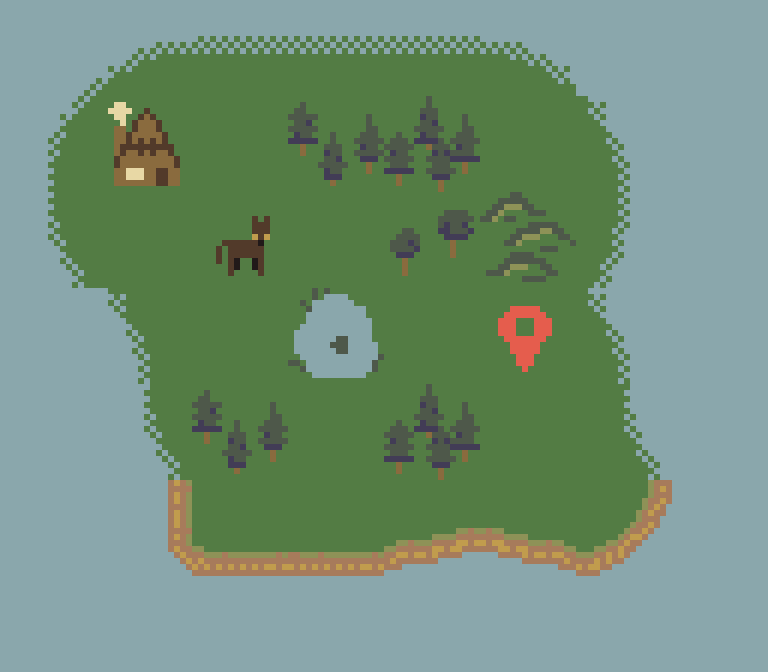
#> input picture resources/images/possible addon.gif, 768 x 672 px, given in place of Tank_idle.gif, which was not available
$ python -i ProVenture.py   (imports and definitions only)
#> lines starting #> are read from the running program, lines starting #| are printed output that depends on the picture; pictures that were not available may be replaced by others from this repository, and a replacement may not be noted
"""
ProVenture - REVISED VERSION
Major Changes:
- Character Selection (Tank, Assassin, Knight)
- 3 Lives System with Buyback
- Boss Fight before victory
- Leaderboards (Top 10)
- Settings (Volume/Mute)
- 30 Questions (Easy/Average/Difficult)
- 15-second Quiz Timer
- Respawn Timer (5 seconds)
- Victory Video + Credits
- Continue Function Fixed
- Centered Window Display
- 16:9 ASPECT RATIO (1280x720)

Run: python ProVenture_REVISED.py
Requires: pygame, Pillow
"""

import pygame, sys, os, json, time, random, math
from pathlib import Path
from copy import deepcopy
from PIL import Image, ImageSequence

# ------------------- CONFIG -------------------
WIN_W, WIN_H = 1280, 720  #
BG_COLOR = (18, 24, 38)
INPUT_BG = (255, 255, 255)
INPUT_ACTIVE = (235, 235, 255)
BUTTON_COLOR = (64, 160, 255)
BUTTON_HOVER = (80, 180, 255)
ERROR_COLOR = (255, 80, 80)
SUCCESS_COLOR = (80, 200, 80)
INFO_COLOR = (200, 200, 200)
HUD_MSG_COLOR = (255, 255, 200)
USERS_FILE = "users.json"

# Game constants
TILE = 40
ROWS, COLS = 15, 20
PLAYER_RADIUS = TILE // 3
MAZES_COUNT = 4

# Game mechanics
DESTRUCTIBLE_HP = 60
DESTRUCTIBLE_SPAWN_CHANCE = 0.0  # Set to 0 to remove destructible blocks
ENEMY_BASE_HP = 40
ENEMY_BASE_DMG = 8
ENEMY_SCALE_PER_SEC_HP = 0.6
ENEMY_SCALE_PER_SEC_DMG = 0.15
DOOR_COST = 25
PLAYER_BASE_SPEED = 160
ENEMY_BASE_SPEED = 50
ENEMY_MAX_SPEED_BONUS = 120
ENEMY_SPAWN_INTERVAL = 8.0
ENEMY_SPAWN_INTERVAL_MIN = 2.5
ENEMY_SPAWN_INTERVAL_SCALING_TIME = 8.0

# Lives and Respawn
MAX_LIVES = 3
RESPAWN_TIMER = 5.0
BUYBACK_COST = 200  # INCREASED: More expensive buyback

# Quiz settings
QUIZ_TIME_LIMIT = 15.0  # 15 seconds per quiz
QUIZ_EASY_ITEMS = {"wood": (1, 2), "rope": (0, 1), "metal": (0, 1), "sail": (0, 0), "points": (50, 75)}
QUIZ_AVERAGE_ITEMS = {"wood": (2, 3), "rope": (1, 2), "metal": (1, 1), "sail": (0, 1), "points": (75, 125)}
QUIZ_DIFFICULT_ITEMS = {"wood": (3, 4), "rope": (2, 3), "metal": (1, 2), "sail": (1, 2), "points": (150, 200)}

# Crafting
SHIP_CRAFT_REQUIREMENTS = {"wood": 8, "rope": 5, "metal": 4, "sail": 2}

# Boss stats
BOSS_HP = 300
BOSS_DMG = 50  # Damage to player when wrong answer
BOSS_SPEED = 30
BOSS_POINTS_REWARD = 1000

# Character stats
CHARACTERS = {
    "Tank": {
        "speed": 100,  # Low speed
        "health": 200,  # High health
        "damage": 30,  # Balanced damage
        "regen_rate": 20,  # Regenerates 3 HP every 5 seconds
        "special": "regeneration"
    },
    "Assassin": {
        "speed": 250,  # High speed
        "health": 80,  # Low health
        "damage": 30,  # Balanced damage
        "crit_chance": 0.25,  # 25% one-hit kill chance
        "special": "critical"
    },
    "Knight": {
        "speed": 150,  # Balanced speed
        "health": 100,  # Balanced health
        "damage": 50,  # Highest damage
        "quiz_help": True,  # Removes 2 wrong choices
        "special": "enlightenment"
    }
}

# Settings
SETTINGS = {
    "volume": 0.5,
    "muted": False
}

# Colors & fonts
# [1 line not run here, left out]
# Center window on screen
os.environ['SDL_VIDEO_CENTERED'] = '1'
# [1 line not run here, left out]
# [1 line that did not run here, left out]
clock = pygame.time.Clock()
FONT = pygame.font.SysFont("consolas", 18)
BIG = pygame.font.SysFont("consolas", 28)
SMALL = pygame.font.SysFont("consolas", 14)
HUGE = pygame.font.SysFont("consolas", 48)

WHITE = (255, 255, 255)
BASE_DIR = os.path.dirname(os.path.abspath(__file__))

#----------for characters def so that wont repeat------------
def load_gif_frames(path, size=(60, 60)):
#> called with path = 'resources/images/Tank_idle.gif', size = (60, 60)
    gif = Image.open(path)
#> gif is the input picture: PIL image 768x672 P; mean R, G, B, A 113.7, 144, 120.8, 255
    frames = []
    try:
        while True:
            fr = gif.copy().convert("RGBA")
            fr = fr.resize(size)
            pg_fr = pygame.image.frombytes(fr.tobytes(), fr.size, "RGBA").convert_alpha()
            frames.append(pg_fr)
            gif.seek(gif.tell() + 1)
#> this loop made 2 passes
#> pass 1, in load_gif_frames, `fr = fr.resize(size)`:
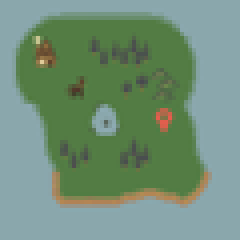
#> fr: PIL image 60x60 RGBA (shown 4 times larger); mean R, G, B, A 113.7, 144, 120.8, 255
#> after the loop, frames = 2 items
#> call 2 of load_gif_frames, with path = 'resources/images/Tank_walk.gif', size = (60, 60)
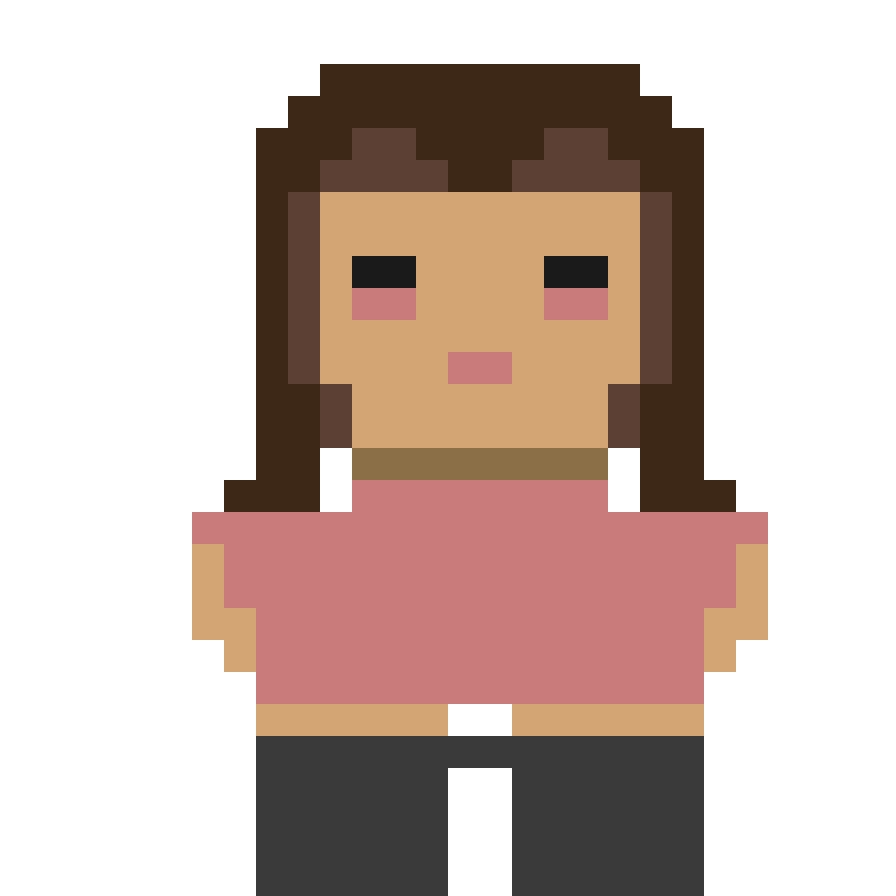
#> input picture resources/images/user.png, 896 x 896 px, given in place of Tank_walk.gif, which was not available
#> in load_gif_frames, gif is the input picture: PIL image 896x896 RGBA; mean R, G, B, A 66.3, 47.3, 39.4, 119
#> this loop made 1 pass
#> pass 1, in load_gif_frames (call 2), `fr = fr.resize(size)`:
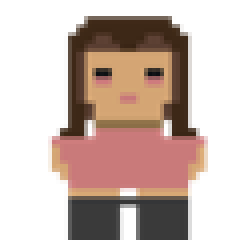
#> fr: PIL image 60x60 RGBA (shown 4 times larger); mean R, G, B, A 70.5, 50.4, 41.5, 119; transparent parts drawn white
#> after the loop, frames = 1 item
    except EOFError:
        pass
    return frames

# ------------------- LOAD RESOURCES -------------------

# [1 line not run here, left out]
# [1 line that did not run here, left out]
# [1 line not run here, left out]

grim_sound = pygame.mixer.Sound(os.path.join(BASE_DIR, "resources", "sounds", "Jumpscare.mp3"))
# [3 lines not run here, left out]
# [1 line that did not run here, left out]

# [1 line not run here, left out]
# [1 line that did not run here, left out]

# [1 line not run here, left out]
# [1 line that did not run here, left out]

# [1 line not run here, left out]
# [1 line that did not run here, left out]

# [1 line not run here, left out]

custom_font_login = pygame.font.Font(os.path.join(BASE_DIR, "resources", "font", "loginfont.ttf"), 28)

# [1 line not run here, left out]
# [1 line that did not run here, left out]

# [1 line not run here, left out]
# [1 line that did not run here, left out]

# [1 line not run here, left out]
# [1 line that did not run here, left out]

# [1 line not run here, left out]
# [1 line that did not run here, left out]

# [1 line not run here, left out]
# [1 line that did not run here, left out]

# [1 line not run here, left out]
# [1 line that did not run here, left out]

# [1 line not run here, left out]
# [1 line that did not run here, left out]

# [1 line not run here, left out]
# [1 line that did not run here, left out]

# [1 line not run here, left out]
# [1 line that did not run here, left out]

Tank_image = load_gif_frames(os.path.join(BASE_DIR, "resources", "images", "Tank_idle.gif"))
tank_frame_index = 0
tank_frame_timer = 0

Tank_image_run = load_gif_frames(os.path.join(BASE_DIR, "resources", "images", "Tank_walk.gif"))
tank_walk_frame_index = 0
tank_walk_frame_timer = 0

Tank_image_attack = load_gif_frames(os.path.join(BASE_DIR, "resources", "images", "Tank_attack.gif"))
tank_attack_frame_index = 0
tank_attack_frame_timer = 0

# [1 line that did not run here, left out]
knight_frame_index = 0
#> knight_frame_index = 0
knight_frame_timer = 0

# [1 line that did not run here, left out]
knight_walk_frame_index = 0
#> knight_walk_frame_index = 0
knight_walk_frame_timer = 0

# [1 line that did not run here, left out]
knight_attack_frame_index = 0
#> knight_attack_frame_index = 0
knight_attack_frame_timer = 0

# [1 line that did not run here, left out]
assassin_frame_index = 0
#> assassin_frame_index = 0
assassin_frame_timer = 0

# [1 line that did not run here, left out]
assassin_walk_frame_index = 0
#> assassin_walk_frame_index = 0
assassin_walk_frame_timer = 0

# [1 line that did not run here, left out]
assassin_attack_frame_index = 0
#> assassin_attack_frame_index = 0
assassin_attack_frame_timer = 0

# [1 line that did not run here, left out]
# [1 line that did not run here, left out]
# [1 line that did not run here, left out]


# Load enemy GIF
# [1 line not run here, left out]
frames = []
#> frames = []
# [14 lines not run here, left out]
# [1 line that did not run here, left out]

# ------------------- JSON Utilities -------------------
def atomic_write(path, data):
    tmp = path + ".tmp"
    with open(tmp, "w", encoding="utf-8") as f:
        json.dump(data, f, indent=2)
    os.replace(tmp, path)

def load_json_or_default(path, default):
    if not os.path.exists(path):
        atomic_write(path, default)
        return deepcopy(default)
    try:
        with open(path, "r", encoding="utf-8") as f:
            return json.load(f)
    except Exception:
        print(f"Error loading {path}, recreating with default.")
        atomic_write(path, default)
        return deepcopy(default)

DEFAULT_USERS = {"users": {}}
users_data = load_json_or_default(USERS_FILE, DEFAULT_USERS)

def save_users():
    atomic_write(USERS_FILE, users_data)

# [64 lines left out: functions create_user, validate_user, update_leaderboard, get_leaderboard, draw_text, not called in this run]

def apply_volume_settings():
    """Apply current volume settings to all sounds"""
    vol = 0 if SETTINGS['muted'] else SETTINGS['volume']
    pygame.mixer.music.set_volume(vol)
    grim_sound.set_volume(vol * 0.6)

# ------------------- Input / Button UI -------------------
class InputBox:
    def __init__(self, rect, placeholder="", is_password=False, font=None):
        self.rect = pygame.Rect(rect)
        self.text = ""
        self.placeholder = placeholder
        self.active = False
        self.is_password = is_password
        self.cursor_visible = True
        self.cursor_timer = 0.0
        self.text_color = (0, 0, 0)
        self.max_len = 32
        self.font = font or FONT
        self.text_surface = self.font.render("", True, self.text_color)

    # [19 lines left out: function handle_event, not called in this run]

    def get_display_text(self):
        return "*" * len(self.text) if self.is_password else self.text

    # [23 lines left out: functions update, draw, not called in this run]

class Button:
    def __init__(self, rect, text, font=BIG, color=BUTTON_COLOR, hover_color=BUTTON_HOVER, text_color=(0, 0, 0)):
        self.rect = pygame.Rect(rect)
        self.text = text
        self.font = font
        self.base_color = color
        self.hover_color = hover_color
        self.text_color = text_color
        self.hover = False

    # [15 lines left out: functions handle_event, draw, not called in this run]

def draw_cursor(surface):
    mouse_x, mouse_y = pygame.mouse.get_pos()
    surface.blit(crosshair_img, crosshair_img.get_rect(center=(mouse_x, mouse_y)))
# ------------------- Settings Screen -------------------
# [43 lines left out: function settings_screen, not called in this run]


# ------------------- Auth Screen -------------------
def login_register_screen():
    user_box = InputBox((WIN_W//2 - 100, 280, 340, 40), "ENTER USERNAME", font=custom_font_login)
    pass_box = InputBox((WIN_W//2 - 100, 340, 340, 40), "ENTER PASSWORD", is_password=True, font=custom_font_login)
    login_btn = Button((WIN_W//2 - 280, 410, 200, 70), "LOGIN", text_color=WHITE, font=custom_font_login)
    reg_btn = Button((WIN_W//2 + 50, 410, 200, 70), "SIGN UP", text_color=WHITE, font=custom_font_login)
    settings_btn = Button((WIN_W - 260, 30, 250, 50), "SETTINGS", text_color=WHITE, font=custom_font_login)

    info_msg = ""
    info_color = INFO_COLOR

    pygame.mixer.music.load(os.path.join(BASE_DIR, "resources", "sounds", "loginsound.mp3"))
    apply_volume_settings()
    pygame.mixer.music.play(-1)

#> (the run stopped early here; a loop or call above may not have finished)
